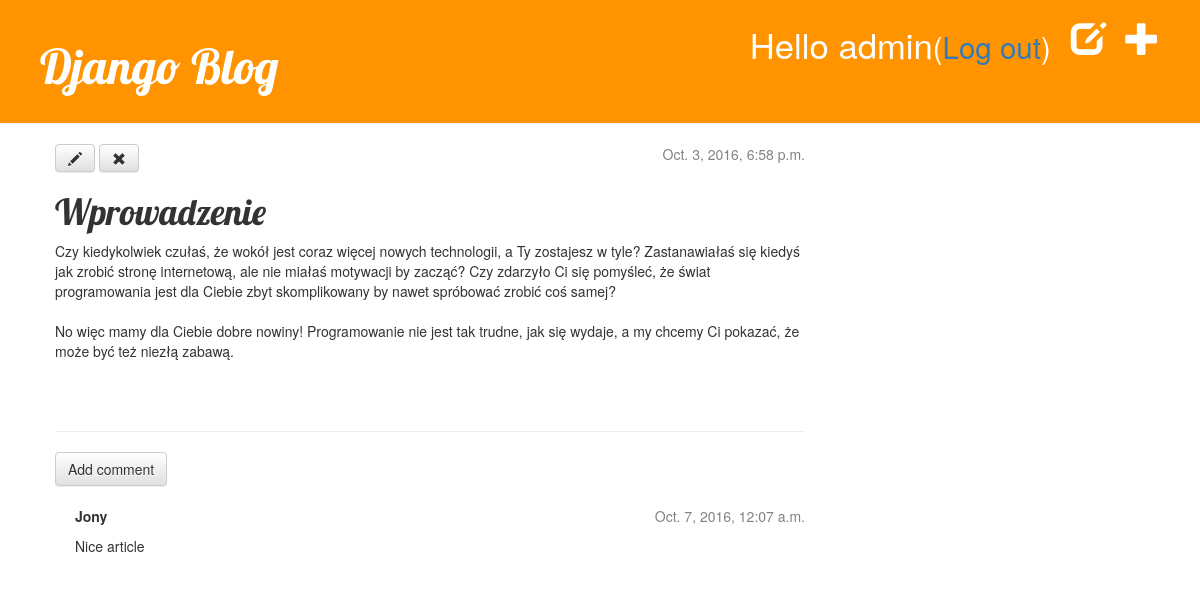
The app's page /post/1/ (signed in) with its own data.
### blog/models.py (models this page shows, shortened)
class Post(models.Model):
    author = models.ForeignKey('auth.User')
    title = models.CharField(max_length=200)
    text = models.TextField()
    created_date = models.DateTimeField(
            default=timezone.now)
    published_date = models.DateTimeField(
            blank=True, null=True)

class Comment(models.Model):
    post = models.ForeignKey('blog.Post', related_name='comments')
    author = models.CharField(max_length=200)
    text = models.TextField()
    created_date = models.DateTimeField(default=timezone.now)
    approved_comment = models.BooleanField(default=False)

### blog/views.py (the view)
# urls.py: url(r'^post/(?P<pk>[0-9]+)/$', views.post_detail, name='post_detail'),
def post_detail(request, pk):
    post = get_object_or_404(Post, pk=pk)
    return render(request, 'blog/post_detail.html', {'post': post})

### blog/templates/blog/post_detail.html (shortened to what this page needs)
{% extends 'blog/base.html' %}
{% block content %}
    <div class="post">
        {% if post.published_date %}
            <div class="date">
                {{ post.published_date }}
            </div>
        {% else %}
            {% if user.is_authenticated %}
                <a class="btn btn-default" href="{% url 'post_publish' pk=post.pk %}">Publish</a>
            {% endif %}
        {% endif %}
        {% if user.is_authenticated %}
            <a class="btn btn-default" href="{% url 'post_edit' pk=post.pk %}"><span
                    class="glyphicon glyphicon-pencil"></span></a>
            <a class="btn btn-default" href="{% url 'post_remove' pk=post.pk %}"><span
                    class="glyphicon glyphicon-remove"></span></a>
        {% endif %}
        <h1>{{ post.title }}</h1>
        <p>{{ post.text|linebreaksbr }}</p>
    </div>
    <hr>
    <a class="btn btn-default" href="{% url 'add_comment_to_post' pk=post.pk %}">Add comment</a>
    {% for comment in post.comments.all %}
    {% if user.is_authenticated or comment.approved_comment %}
    <div class="comment">
        <div class="date">
            {{ comment.created_date }}
        </div>
        <strong>{{ comment.author }}</strong>
        <p>{{ comment.text|linebreaks }}</p>
    </div>
    {% endif %}
{% empty %}
    <p>No comments here yet :(</p>
{% endfor %}
{% endblock %}

### blog/templates/blog/base.html (shortened to what this page needs)
{% load staticfiles %}
<html>
<head>
    <link rel="stylesheet" href="https://maxcdn.bootstrapcdn.com/bootstrap/3.3.7/css/bootstrap.min.css"
>
    <link rel="stylesheet" href="https://maxcdn.bootstrapcdn.com/bootstrap/3.3.7/css/bootstrap-theme.min.css"
>
    <link rel="stylesheet" href="{% static 'css/blog.css' %}">
</head>
    <body>
    <div class="page-header">
    {% if user.is_authenticated %}
        <a href="{% url 'post_new' %}" class="top-menu"><span class="glyphicon glyphicon-plus"></span></a>
        <a href="{% url 'post_draft_list' %}" class="top-menu"><span class="glyphicon glyphicon-edit"></span></a>
        <p class="top-menu">Hello {{ user.username }}<small>(<a href="{% url 'logout' %}">Log out</a>)</small></p>
    {% else %}
        <a href="{% url 'login' %}" class="top-menu"><span class="glyphicon glyphicon-lock"></span></a>
    {% endif %}
    <h1><a href="/">Django Blog</a></h1>
</div>
    <div class="content container">
        <div class="row">
            <div class="col-md-8">
            {% block content %}
            {% endblock %}
            </div>
        </div>
    </div>
</body>
</html>

### static/css/blog.css (style rules this page uses)
.page-header { background-color: #ff9400; margin-top: 0; padding: 20px 20px 20px 40px; }
.page-header h1, .page-header h1 a, .page-header h1 a:visited, .page-header h1 a:active { color: #ffffff; font-size: 36pt; text-decoration: none; }
.content { margin-left: 40px; }
h1, h2, h3, h4 { font-family: 'Lobster', cursive; }
.date { float: right; color: #828282; }
.top-menu, .top-menu:hover, .top-menu:visited { color: #ffffff; float: right; font-size: 26pt; margin-right: 20px; }
.post { margin-bottom: 70px; }
.comment { margin: 20px 0px 20px 20px; }

### records on screen
Post: published_date "Oct. 3, 2016, 6:58 p.m.", title "Wprowadzenie", text "Czy kiedykolwiek czułaś, że wokół jest coraz więcej nowych technologii, a Ty zostajesz w tyle? Zastanawiałaś się kiedyś jak zrobić stronę internetową, ale nie miałaś motywacji by zacząć? Czy zdarzyło Ci się pomyśleć, że świat programowania jest dla Ciebie zbyt skomplikowany by nawet spróbować zrobić coś samej? No więc mamy dla Ciebie dobre nowiny! Programowanie nie jest tak trudne, jak się wydaje, a my chcemy Ci pokazać, że może być też niezłą zabawą."
Comment: created_date "Oct. 7, 2016, 12:07 a.m.", author "Jony", text "Nice article"

### other values on screen
{{ user.username }} "admin"
